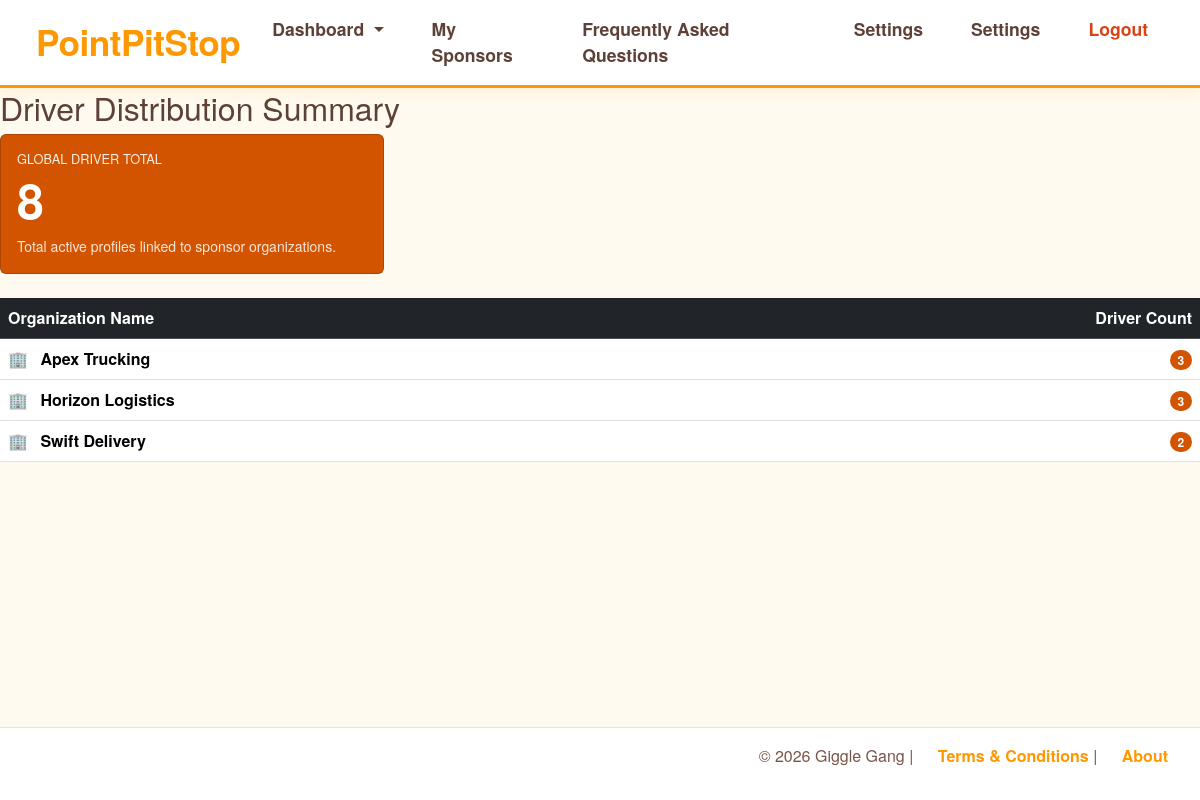
The page /reports/drivers (signed in) on the database as committed earlier.
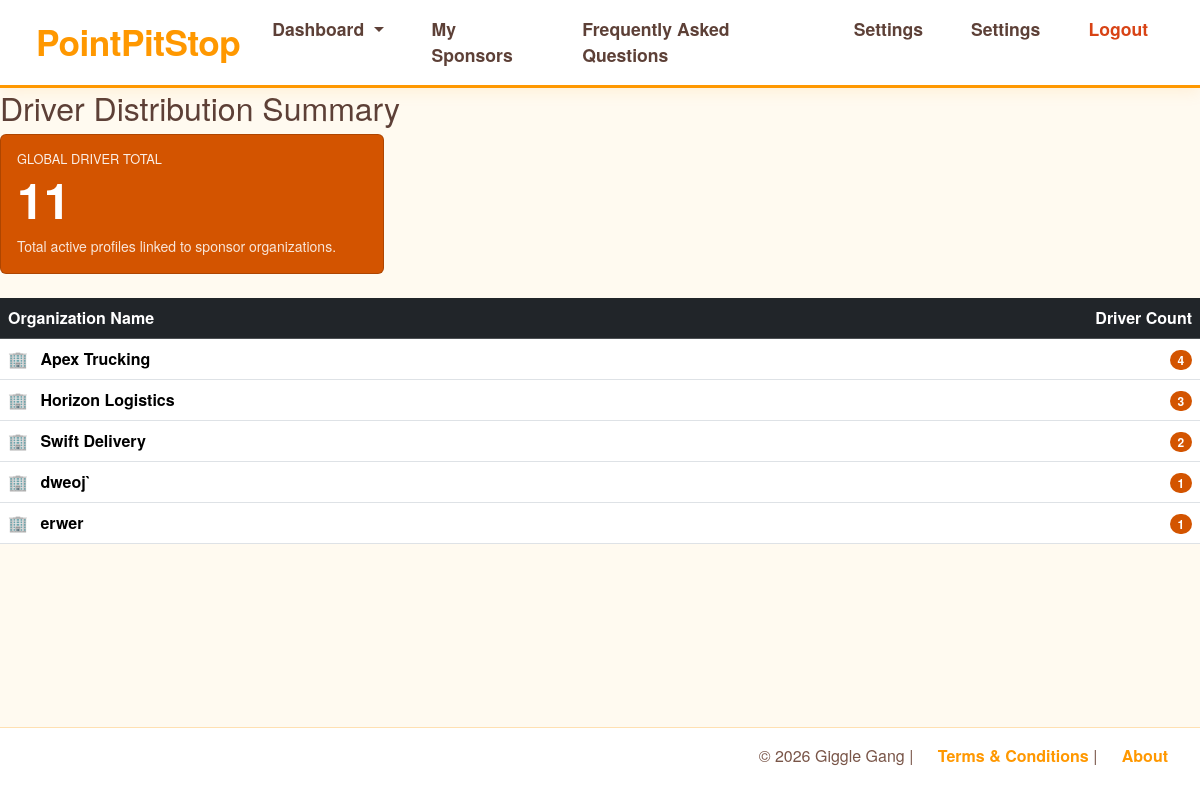
The same page on the database as committed later.
### models.py (models this page shows)
class SponsorCompany(db.Model):
    __tablename__ = "sponsor_companies"
    id = db.Column(db.Integer, primary_key=True)
    name = db.Column(db.String(150),unique=True,nullable=False)
    email = db.Column(db.String(120), unique=True, nullable=True,index=True)
    phone = db.Column(db.String(50), nullable=True)
    logo_filename = db.Column(db.String(255), nullable=True)
    brand_color = db.Column(db.String(255), nullable=True)
    points_conversion = db.Column(db.DECIMAL(10,2),nullable=False,default=.01)
    sponsor_users = db.relationship("SponsorProfile",back_populates="company")
    driver_links = db.relationship("DriverCompanyLink", back_populates="company")
    priceMax = db.Column(db.Integer, nullable=False, default=100)
    explicit = db.Column(db.Boolean, nullable=False, default=True)

### reports.py (the view)
@report_bp.route("/reports/drivers",methods=["GET"])
@login_required
def driver_report():
    stats = (db.session.query(SponsorCompany.name, func.count(DriverProfile.user_id))
             .join(DriverCompanyLink, SponsorCompany.id == DriverCompanyLink.company_id)
             .join(DriverProfile, DriverCompanyLink.driver_id == DriverProfile.user_id)
             .group_by(SponsorCompany.name)
             .all())
    tallied_requests = {item[0]: item[1] for item in stats}
    return render_template("admin/reports/admin_reports_drivers.html", tallies=tallied_requests)

### app.py (called while the page is built)
@login_manager.user_loader
def load_user(user_id):
    return db.session.get(Users, int(user_id))

### templates/admin/reports/admin_reports_drivers.html (shortened to what this page needs)
{% extends "base.html" %}
{% block body %}
    <h2>Driver Distribution Summary</h2>
    <div class="row mb-4">
        <div class="col-md-4">
            <div class="card text-white" style="background-color: #d35400;">
                <div class="card-body">
                    <h6 class="text-uppercase mb-1" style="font-size: 0.8rem; opacity: 0.9;">Global Driver Total</h6>
                    <h2 class="display-5 fw-bold mb-0">{{ tallies.values()|sum }}</h2>
                    <p class="small mb-0 mt-2" style="opacity: 0.85;">
                        Total active profiles linked to sponsor organizations.
                    </p>
                </div>
            </div>
        </div>
    </div>
    {% if tallies %}
    <table class="table table-hover report-table">
        <thead class="table-dark">
            <tr>
                <th>Organization Name</th>
                <th class="text-end">Driver Count</th>
            </tr>
        </thead>
        <tbody>
            {% for org, count in tallies.items() %}
            <tr>
                <td>
                    <span style="color: #d35400; margin-right: 8px;">🏢</span>
                    <strong>{{ org }}</strong>
                </td>
                <td class="text-end">
                    <span class="badge rounded-pill" style="background-color: #d35400;">{{ count }}</span>
                </td>
            </tr>
            {% endfor %}
        </tbody>
    </table>
    {% else %}
    <p class="text-muted">No data available for the selected report criteria.</p>
    {% endif %}
{% endblock %}

Rows that differ between the two databases and show on the page:
changed SponsorCompany "Apex Trucking": count "3" → "4"
added SponsorCompany: name "dweoj`", count "1"
added SponsorCompany: name "erwer", count "1"
Other text that changed with them:
{{ tallies.values()|sum }}: "8" → "11"
